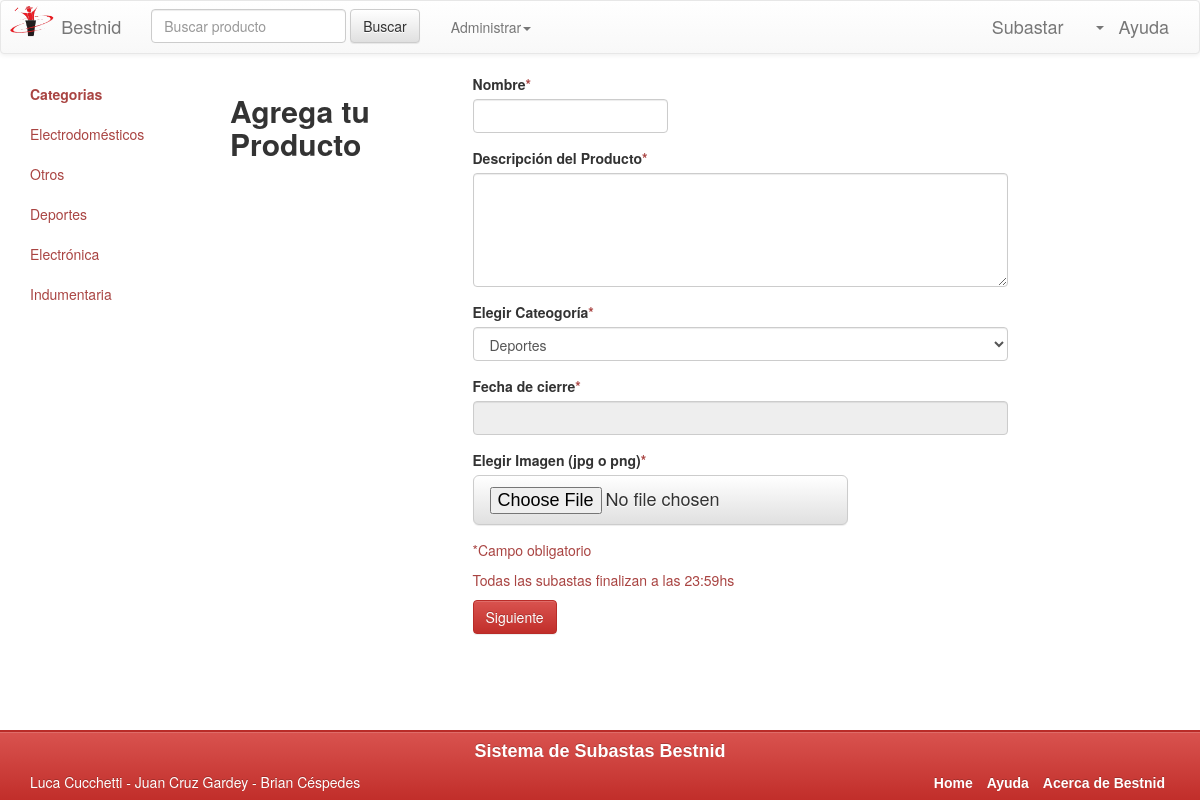
/Bestnid/altaProducto.php (signed in), run on the app's committed database.
### tables this page shows
CREATE TABLE IF NOT EXISTS `categoria` (
`idCategoria` int(11) NOT NULL,
  `nombre` varchar(50) NOT NULL,
  `descripcion` longtext
);

### Bestnid/altaProducto.php (the view, shortened to what this page needs)
<!DOCTYPE html>
<html lang="es">
	<head>
		<link rel="stylesheet" href="Bootstrap/css/bootstrap.min.css">
		<link rel="stylesheet" href="Bootstrap/css/bootstrap-theme.min.css">
		<link rel="stylesheet" href="estilopropio.css">
		<link rel="stylesheet" href="Bootstrap/css/jquery-ui.css" />
	</head>
	<body>
		<section class="main container-fluid">
			<div class="main row">
				<div class="col-sm-3 col-md-2 sidebar">
		        	<ul class="nav nav-sidebar">
			            <li class="active"><a class="text-danger" href="home.php"><strong>Categorias</strong></a></li>
			            <?php
							include("conexion.php");
							$result = mysqli_query ($link, "SELECT * FROM Categoria");
							while ($row=mysqli_fetch_array($result) ) {
								echo "<li><a class='text-danger' href='listadoProductosPorCategoria.php?idCategoria=".$row["idCategoria"]." '>".$row["nombre"]."</a></li>";
							}
						?>
			        </ul>
		        </div>
				<div class="col-md-10">
					<div class="col-md-3">
						<h2><strong>Agrega tu Producto</strong></h2>
					</div>
					<div class="col-md-7">
						<form name="frm-producto" id="f_producto" method="post" action="subirImagen.php" enctype="multipart/form-data">
							<div class="form-group">
								<label for="inputNombre">Nombre<span class="text-danger">*</span></label>
								<div class="form-inline">
									<input type="text" class="form-control" name="nombre" id="inputNombre" value=<?php if (isset($_GET["nombre"])) { echo $_GET["nombre"]; } else { echo '""';} ?> >
								</div>
							</div>
							<div class="form-group">
								<label for="inputDesc">Descripci&oacute;n del Producto<span class="text-danger">*</span></label>
								<textarea class="form-control" rows="5" name="descripcion" id="inputDesc"><?php if (isset($_GET["descripcion"])) { echo $_GET["descripcion"]; } else { echo "";} ?></textarea>
							</div>
							<div class="form-group">
								<label for="inputCategoria">Elegir Cateogor&iacute;a<span class="text-danger">*</span></label>
								<select class="form-control" name="categoria" id="inputCategoria" >
									<?php
										include("conexion.php");
										$result = mysqli_query ($link, "SELECT nombre FROM Categoria");
										while ($row=mysqli_fetch_array($result) ) {
											echo "<option value=".$row["nombre"].">".$row["nombre"]."</option>";
										}
									?>
								</select>
							</div>
							<div class="form-group">
				                <label for="datepicker">Fecha de cierre<span class="text-danger">*</span></label>
				                <input type="text" id="datepicker" name="fecha" class="form-control" readonly="readonly" />
	           				</div>
							<div class="form-group">
								<label>Elegir Imagen (jpg o png)<span class="text-danger">*</span></label>
								<div class="form-inline">
									<input class='btn btn-lg btn-default' type="file" name="imagen_fls" />
								</div>
							</div>
							<p class="text-danger">*Campo obligatorio</p>
							<p class="text-danger">Todas las subastas finalizan a las 23:59hs</p>
							<button type="button" id="btn_sig" class="btn btn-danger">Siguiente</button>
						</form>
					</div>
				</div>
			</div>
		</section>
		<footer class="btn-danger">
			<div class="container">
				<div class="row">
					<h4 class="text-center">Sistema de Subastas Bestnid</h4>
				</div>
				<div class="row">
					<div class="col-md-6">
						<p>Luca Cucchetti - Juan Cruz Gardey - Brian C&eacute;spedes </p>
					</div>
					<div class="col-md-6">
						<ul class="list-inline text-right">
							<li><a href="home.php">Home</a></li>
							<li><a href="#">Ayuda</a></li>
							<li><a href="acercaBestnid.php">Acerca de Bestnid</a></li>
						</ul>
					</div>
				</div>
			</div>
		</footer>
	</body>
</html>

### Bestnid/estilopropio.css (style rules this page uses)
.navbar-brand { padding: 0px; }
footer { position: fixed; bottom: 0px; width: 100%; background: #111; background: rgba(0,0,0,.90); border-top: 2px solid #f00; z-index:100; height: 70px; }
body { margin-bottom:70px; }
footer h4 { font-weight: bold; font-family: sans-serif; }
footer a { font-weight: bold; font-family: sans-serif; color:white; }

### data on the page
categoria: nombre "Electrodomésticos"
categoria: nombre "Otros"
categoria: nombre "Deportes"
categoria: nombre "Electrónica"
categoria: nombre "Indumentaria"

### other printed values
form field categoria "Deportes"
